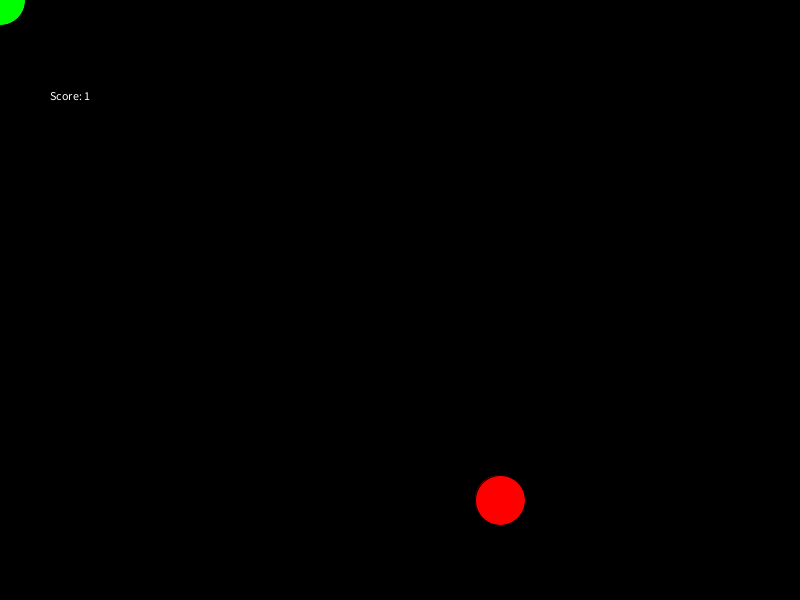
Frame 1 (no input)
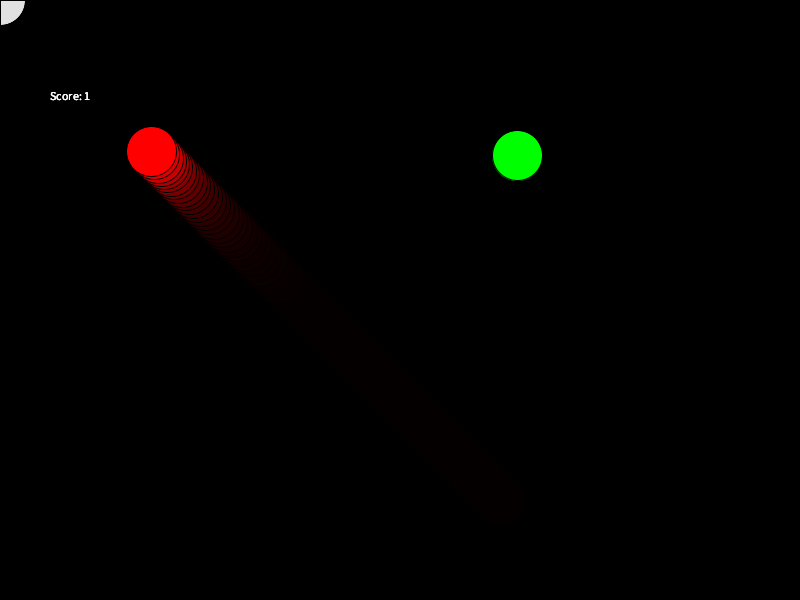
Frame 60 (the mouse pressed at the canvas centre just before this capture)
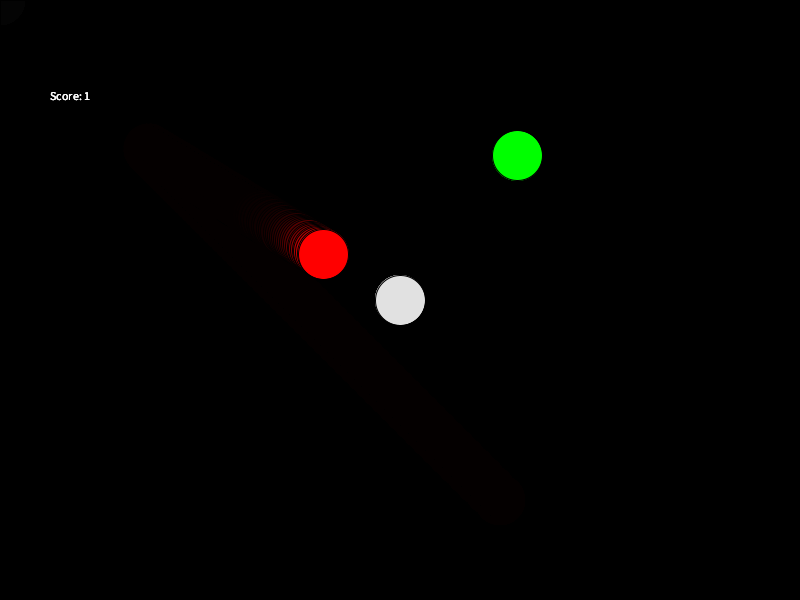
Frame 120 (the mouse held since frame 60 and released just before this capture)

The Processing sketch that drew these frames (run headless with seeded random() and noise(); from frame 60 on, the mouse is pressed at the canvas centre):

// Processing sketch: PRO_Basic_Game
// ── PRO_Basic_Game.pde

float powerupX;
float powerupY;
float enemyX;
float enemyY;
int score;
String gameState;

void setup(){
  size(800,600);
  background(0);
  smooth();
  score = 0;
  gameState = "start";
  enemyX = 500;
  enemyY = 500;
}

void draw(){
 if(gameState != "gameover"){ 
 // HERO CREATION 
 fill(255); // WHITE
 ellipse(mouseX,mouseY,50,50); 
 
 // TRACER EFFECT
 fill(0,0,0,30);
 rect(0,0,800,600);
 
 // POWER UP CREATION
 fill(0,255,0); // GREEEEEEEEEEN!!!!!!!
 ellipse(powerupX,powerupY,50,50);
 
 // HIT TEST
 if(dist(mouseX,mouseY,powerupX,powerupY) < 50){
  spawnPowerup(); 
  score++;
 }
 
 // SCORE
 fill(255); // WHITE
 text("Score: " + score,50,100);
 
 // ENEMY
 fill(255,0,0); // RED
 ellipse(enemyX,enemyY,50,50);
 
 // EASING
 enemyX += (mouseX - enemyX) *.02;
 enemyY += (mouseY - enemyY) *.02;
 
 // HIT TEST HERO TO ENEMY
 if(dist(mouseX,mouseY,enemyX,enemyY) < 50){
  gameState = "gameover";
  fill(0);
  rect(0,0,800,600); 
 }
 }
}

void spawnPowerup(){
  powerupX = random(width);
  powerupY = random(height);
}
